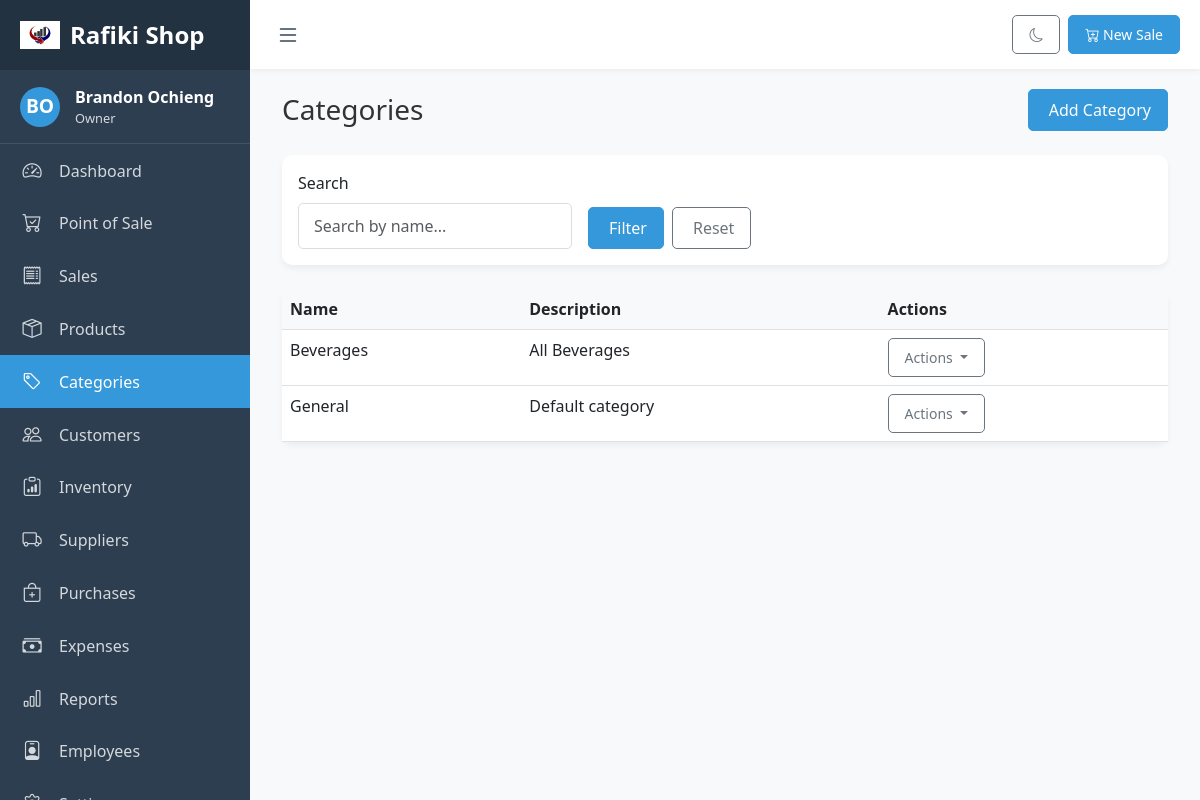
/pos/categories/ (signed in), run on an earlier commit of the app's database.
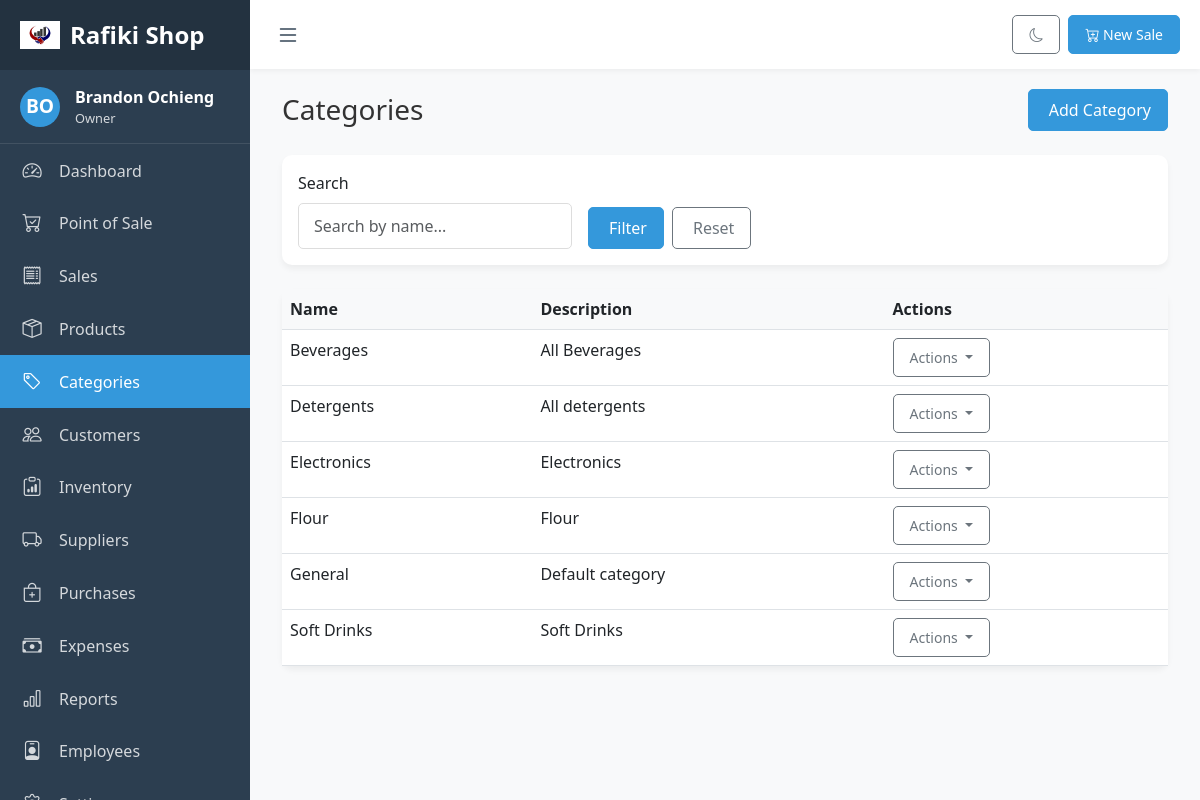
And on a later commit of the database.
### pos_app/models.py (models this page shows, shortened)
class Category(models.Model):
    name = models.CharField(max_length=100)
    description = models.TextField(blank=True, null=True)
    business = models.ForeignKey(Business, on_delete=models.CASCADE, related_name='categories')
    created_at = models.DateTimeField(auto_now_add=True)
    updated_at = models.DateTimeField(auto_now=True)
    class Meta:
        verbose_name_plural = "Categories"

### pos_app/views.py (the view)
# urls.py: path('categories/', views.category_list, name='category_list'),
@login_required
def category_list(request):
    business = get_business_for_user(request.user)
    if not business:
        return redirect('pos:business_setup')
    role = get_user_role(request.user, business)
    if not role:
        messages.error(request, 'You do not have access to this business')
        return redirect('pos:login')
    categories = Category.objects.filter(business=business).order_by('name')
    context = {
        'business': business,
        'role': role,
        'categories': categories,
    }
    return render(request, 'pos_app/categories.html', context)

### pos_app/context_processors.py (called while the page is built)
def business_settings(request):
    if request.user.is_authenticated:
        try:
            business = Business.objects.filter(owner=request.user).first()
            if not business:
                from .models import Employee
                employee = Employee.objects.filter(user=request.user, is_active=True).first()
                if employee:
                    business = employee.business
            if business:
                return {
                    'business_settings': business.settings,
                }
        except:
            pass
    return {}

### pos_app/views.py (called while the page is built)
def get_business_for_user(user):
    try:
        return Business.objects.filter(owner=user).first()
    except:
        try:
            employee = Employee.objects.filter(user=user, is_active=True).first()
            if employee:
                return employee.business
        except:
            pass
    return None

def get_user_role(user, business):
    if business and business.owner == user:
        return 'owner'
    try:
        employee = Employee.objects.get(user=user, business=business, is_active=True)
        return employee.role
    except Employee.DoesNotExist:
        return None

### pos_app/templates/pos_app/categories.html (shortened to what this page needs)
{% extends 'pos_app/base.html' %}
{% block content %}
<div class="container-fluid">
    <div class="d-flex justify-content-between align-items-center mb-4">
        <h1 class="h3 mb-0 text-gray-800">Categories</h1>
        <div>
            {% if role == 'owner' or role == 'admin' or role == 'manager' %}
            <a href="{% url 'pos:category_create' %}" class="btn btn-primary">
                 Add Category
            </a>
            {% endif %}
        </div>
    </div>
    <div class="card mb-4">
        <div class="card-body">
            <form method="get" class="row g-3">
                <div class="col-md-4">
                    <label for="search" class="form-label">Search</label>
                    <input type="text" class="form-control" id="search" name="search" value="{{ search_query|default:'' }}" placeholder="Search by name...">
                </div>
                <div class="col-md-4 d-flex align-items-end">
                    <button type="submit" class="btn btn-primary me-2">
                         Filter
                    </button>
                    <a href="{% url 'pos:category_list' %}" class="btn btn-outline-secondary">
                         Reset
                    </a>
                </div>
            </form>
        </div>
    </div>
    <div class="card">
        <div class="card-body p-0">
            <div class="table-responsive">
                <table class="table table-hover mb-0">
                    <thead>
                        <tr>
                            <th scope="col">Name</th>
                            <th scope="col">Description</th>
                            <th scope="col">Actions</th>
                        </tr>
                    </thead>
                    <tbody>
                        {% for category in categories %}
                            <tr>
                                <td>{{ category.name }}</td>
                                <td>{{ category.description|default:"N/A" }}</td>
                                <td>
                                    <div class="dropdown">
                                        <button class="btn btn-sm btn-outline-secondary dropdown-toggle" type="button" data-bs-toggle="dropdown">
                                            Actions
                                        </button>
                                    </div>
                                </td>
                            </tr>
                        {% endfor %}
                    </tbody>
                </table>
            </div>
        </div>
    </div>
</div>
{% endblock %}

What changed in the data, as far as the page shows it:
added Category: name "Detergents", description "All detergents"
added Category: name "Electronics", description "Electronics"
added Category: name "Flour", description "Flour"
added Category: name "Soft Drinks", description "Soft Drinks"
